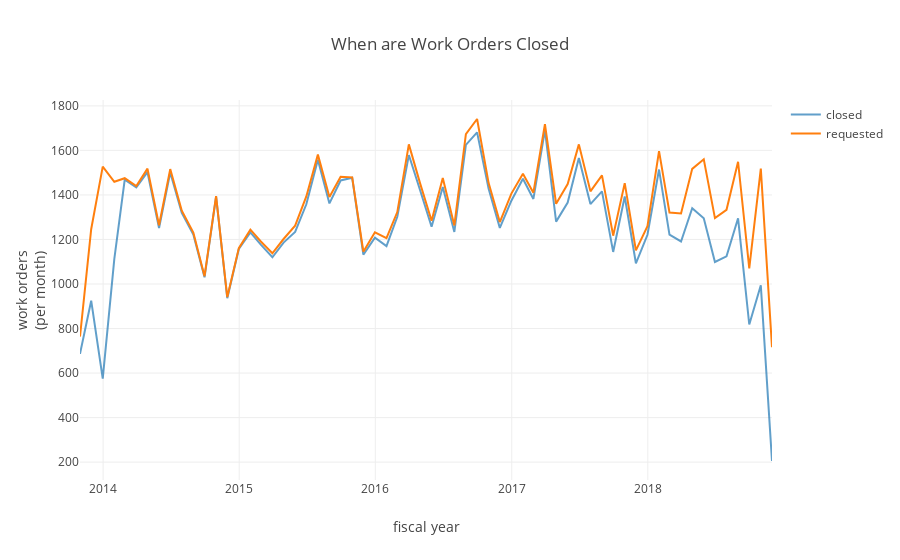

Notebook source saved alongside this figure:
### Code cell
# line graph monthly requests vs closed work orders
trace1 = go.Scatter(
    x = [date for date in df[df['date_completed'].notnull()].resample('M')['date_completed'].count().index],
    y = [value for value in df[df['date_completed'].notnull()].resample('M')['date_completed'].count()],
    name = 'closed',
    mode = 'lines',
    #marker = dict(color = '#3c5a89'),
    opacity = .7
                )
trace2 = go.Scatter(
    x = [date for date in df.resample('M')['wo_id'].count().index],
    y = [value for value in df.resample('M')['wo_id'].count()],
    name = 'requested',
    mode = 'lines',
    #marker = {'color': 'orange'},
    
)

layout = go.Layout(
    hovermode = 'closest',
    title = 'When are Work Orders Closed',
    yaxis = {'title': 'work orders<br>(per month)'},
    xaxis = {'title': 'fiscal year'}
                    )

fig = {'data': [trace1,trace2], 'layout': layout}
pyo.iplot(fig)

### Figure 1 — Plotly figure (JSON) as saved in the notebook; plotly's stock layout.template omitted (floating-point values rounded to 4 significant figures)
{"data": [{"mode": "lines", "name": "closed", "opacity": 0.7, "type": "scatter", "uid": "04f0aca8-ea08-4314-8f17-cbdbc12ca464", "x": ["2013-10-31", "2013-11-30", "2013-12-31", "2014-01-31", "2014-02-28", "2014-03-31", "2014-04-30", "2014-05-31", "2014-06-30", "2014-07-31", "2014-08-31", "2014-09-30", "2014-10-31", "2014-11-30", "2014-12-31", "2015-01-31", "2015-02-28", "2015-03-31", "2015-04-30", "2015-05-31", "2015-06-30", "2015-07-31", "2015-08-31", "2015-09-30", "2015-10-31", "2015-11-30", "2015-12-31", "2016-01-31", "2016-02-29", "2016-03-31", "2016-04-30", "2016-05-31", "2016-06-30", "2016-07-31", "2016-08-31", "2016-09-30", "2016-10-31", "2016-11-30", "2016-12-31", "2017-01-31", "2017-02-28", "2017-03-31", "2017-04-30", "2017-05-31", "2017-06-30", "2017-07-31", "2017-08-31", "2017-09-30", "2017-10-31", "2017-11-30", "2017-12-31", "2018-01-31", "2018-02-28", "2018-03-31", "2018-04-30", "2018-05-31", "2018-06-30", "2018-07-31", "2018-08-31", "2018-09-30", "2018-10-31", "2018-11-30"], "y": [686, 925, 575, 1112, 1469, 1434, 1502, 1251, 1501, 1319, 1222, 1030, 1392, 936, 1157, 1232, 1177, 1120, 1186, 1234, 1358, 1558, 1362, 1465, 1477, 1132, 1208, 1170, 1302, 1579, 1422, 1257, 1436, 1234, 1625, 1681, 1428, 1252, 1374, 1473, 1382, 1691, 1280, 1366, 1566, 1359, 1416, 1144, 1393, 1093, 1221, 1514, 1222, 1191, 1340, 1295, 1099, 1124, 1295, 818, 994, 205]}, {"mode": "lines", "name": "requested", "type": "scatter", "uid": "dbab284a-6cdd-452c-bbc6-ce403b862a9c", "x": ["2013-10-31", "2013-11-30", "2013-12-31", "2014-01-31", "2014-02-28", "2014-03-31", "2014-04-30", "2014-05-31", "2014-06-30", "2014-07-31", "2014-08-31", "2014-09-30", "2014-10-31", "2014-11-30", "2014-12-31", "2015-01-31", "2015-02-28", "2015-03-31", "2015-04-30", "2015-05-31", "2015-06-30", "2015-07-31", "2015-08-31", "2015-09-30", "2015-10-31", "2015-11-30", "2015-12-31", "2016-01-31", "2016-02-29", "2016-03-31", "2016-04-30", "2016-05-31", "2016-06-30", "2016-07-31", "2016-08-31", "2016-09-30", "2016-10-31", "2016-11-30", "2016-12-31", "2017-01-31", "2017-02-28", "2017-03-31", "2017-04-30", "2017-05-31", "2017-06-30", "2017-07-31", "2017-08-31", "2017-09-30", "2017-10-31", "2017-11-30", "2017-12-31", "2018-01-31", "2018-02-28", "2018-03-31", "2018-04-30", "2018-05-31", "2018-06-30", "2018-07-31", "2018-08-31", "2018-09-30", "2018-10-31", "2018-11-30"], "y": [764, 1246, 1527, 1459, 1475, 1440, 1518, 1264, 1516, 1329, 1231, 1035, 1395, 941, 1161, 1244, 1191, 1138, 1202, 1262, 1393, 1581, 1391, 1482, 1479, 1145, 1232, 1206, 1323, 1627, 1453, 1284, 1476, 1263, 1673, 1741, 1453, 1278, 1406, 1495, 1410, 1718, 1360, 1449, 1627, 1416, 1488, 1217, 1453, 1151, 1260, 1597, 1321, 1317, 1517, 1560, 1296, 1333, 1549, 1070, 1518, 716]}], "layout": {"hovermode": "closest", "title": "When are Work Orders Closed", "xaxis": {"title": "fiscal year"}, "yaxis": {"title": "work orders<br>(per month)"}}}
